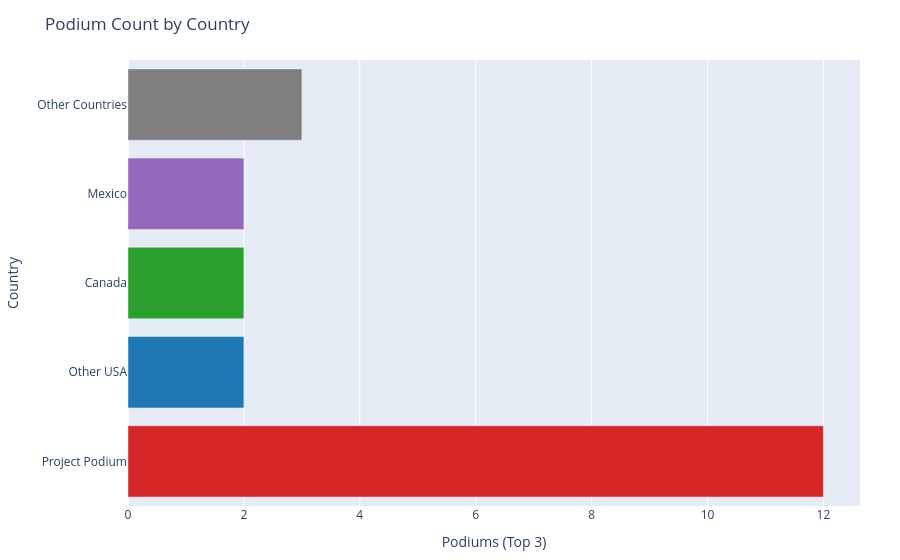
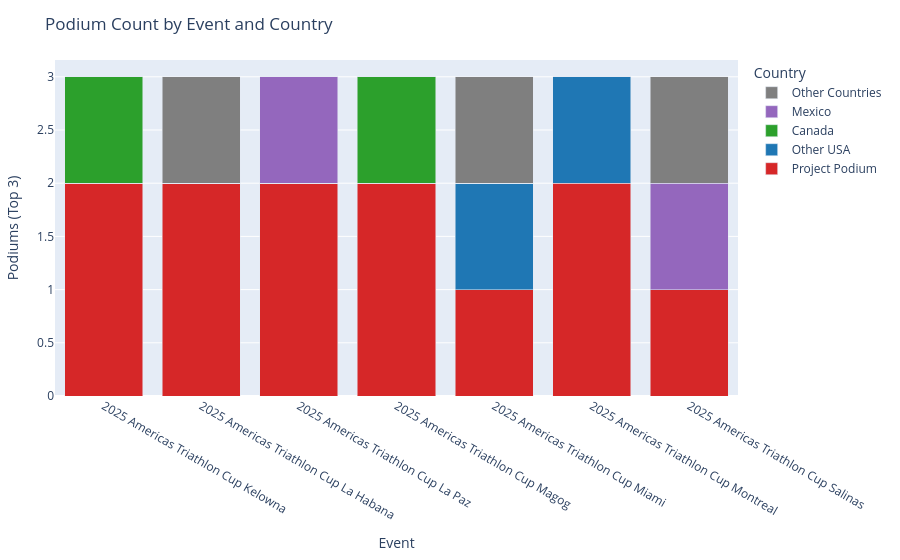

Notebook code for these charts, in order:
### Code cell
# Section 9b: Interactive charts with tooltips (athlete names)
import plotly.graph_objects as go
import plotly.express as px

if not clean_df.empty:
    # Recreate podium_df with categories to ensure availability in this cell
    podium_df = clean_df.copy()
    if 'position' in podium_df.columns:
        podium_df = podium_df[podium_df['position'].notna() & (podium_df['position'] <= 3)]
    else:
        podium_df = podium_df.iloc[0:0]

    pp_set = {name.title() for name in pp_athletes}

    def categorize(row):
        name = str(row.get('athlete_name','')).title()
        country = str(row.get('country_norm','')).upper()
        if name in pp_set:
            return 'Project Podium'
        if country == 'USA':
            return 'Other USA'
        if country == 'CAN':
            return 'Canada'
        if country == 'MEX':
            return 'Mexico'
        return 'Other Countries'

    podium_df['category'] = podium_df.apply(categorize, axis=1)

    order = ['Project Podium','Other USA','Canada','Mexico','Other Countries']
    color_map = {
        'Project Podium': '#d62728',  # red
        'Other USA': '#1f77b4',       # blue
        'Canada': '#2ca02c',          # green
        'Mexico': '#9467bd',          # purple
        'Other Countries': '#7f7f7f'  # gray
    }

    # Overall tooltips: names per category
    overall_names = (
        podium_df.groupby('category')['athlete_name']
        .apply(lambda s: ', '.join(sorted(set(s.dropna()))))
        .reindex(order)
        .fillna('')
    )
    overall_counts = (
        podium_df.groupby('category')['athlete_name']
        .count()
        .reindex(order)
        .fillna(0)
        .astype(int)
    )

    fig_overall = go.Figure(
        go.Bar(
            x=overall_counts.values,
            y=order,
            orientation='h',
            marker_color=[color_map[c] for c in order],
            customdata=overall_names.values,
            hovertemplate='<b>%{y}</b><br>Podiums: %{x}<br>Names: %{customdata}<extra></extra>'
        )
    )
    fig_overall.update_layout(
        title='Podium Count by Country',
        xaxis_title='Podiums (Top 3)',
        yaxis_title='Country',
        margin=dict(l=120, r=40, t=60, b=40)
    )

    # Per-event tooltips: names per event+category
    if 'event_name' in podium_df.columns:
        names_by_event_cat = (
            podium_df.groupby(['event_name','category'])['athlete_name']
            .apply(lambda s: ', '.join(sorted(set(s.dropna()))))
            .reset_index(name='names')
        )
        counts_by_event = (
            podium_df.pivot_table(index='event_name', columns='category', values='athlete_name', aggfunc='count', fill_value=0)
            .reindex(columns=order, fill_value=0)
        )
        events = counts_by_event.index.tolist()

        fig_event = go.Figure()
        for cat in order:
            y_vals = counts_by_event[cat].values
            # Build hover text per event for this category
            names_map = dict(zip(
                names_by_event_cat.query('category == @cat')['event_name'],
                names_by_event_cat.query('category == @cat')['names']
            ))
            hover_text = [names_map.get(ev, '') for ev in events]

            fig_event.add_bar(
                x=events,
                y=y_vals,
                name=cat,
                marker_color=color_map.get(cat, '#1f77b4'),
                customdata=hover_text,
                hovertemplate='<b>%{x}</b><br>Country: '+cat+'<br>Podiums: %{y}<br>Names: %{customdata}<extra></extra>'
            )
        fig_event.update_layout(
            barmode='stack',
            title='Podium Count by Event and Country',
            xaxis_title='Event',
            yaxis_title='Podiums (Top 3)',
            legend_title='Country',
            margin=dict(l=40, r=40, t=60, b=120)
        )

    # Display in notebook
    fig_overall.show()
    if 'event_name' in podium_df.columns:
        fig_event.show()

    # Save interactive HTML versions for sharing
    html_overall = pp_dir / 'podium_overall.html'
    html_by_event = pp_dir / 'podium_by_event.html'
    fig_overall.write_html(str(html_overall), include_plotlyjs='cdn')
    if 'event_name' in podium_df.columns:
        fig_event.write_html(str(html_by_event), include_plotlyjs='cdn')
    print(f'Saved interactive charts: {html_overall} and {html_by_event if "event_name" in podium_df.columns else "(by-event not available)"}')

### Figure 1 — Plotly figure (JSON) as saved in the notebook; plotly's stock layout.template omitted (floating-point values rounded to 4 significant figures)
{"data": [{"customdata": ["Blake Bullard, Braxton Legg, Keller Norland, Luke Anthony, Mathis Beaulieu, Porter Middaugh, Reese Vannerson, Sullivan Middaugh", "Darr Smith, Morgan Pearson", "Liam Donnelly, Martin Sobey", "Erik Yamir Ramos Croda, Osvaldo Darell Zuñiga Fierro", "Alejandro Rodriguez Diez, Gabriel Terán Carvajal, Igor Dupuis"], "hovertemplate": "<b>%{y}</b><br>Podiums: %{x}<br>Names: %{customdata}<extra></extra>", "marker": {"color": ["#d62728", "#1f77b4", "#2ca02c", "#9467bd", "#7f7f7f"]}, "orientation": "h", "type": "bar", "x": [12, 2, 2, 2, 3], "y": ["Project Podium", "Other USA", "Canada", "Mexico", "Other Countries"]}], "layout": {"margin": {"b": 40, "l": 120, "r": 40, "t": 60}, "title": {"text": "Podium Count by Country"}, "xaxis": {"title": {"text": "Podiums (Top 3)"}}, "yaxis": {"title": {"text": "Country"}}}}

### Figure 2 — Plotly figure (JSON) as saved in the notebook; plotly's stock layout.template omitted (floating-point values rounded to 4 significant figures)
{"data": [{"customdata": ["Keller Norland, Reese Vannerson", "Blake Bullard, Braxton Legg", "Reese Vannerson, Sullivan Middaugh", "Braxton Legg, Porter Middaugh", "Reese Vannerson", "Braxton Legg, Mathis Beaulieu", "Luke Anthony"], "hovertemplate": "<b>%{x}</b><br>Country: Project Podium<br>Podiums: %{y}<br>Names: %{customdata}<extra></extra>", "marker": {"color": "#d62728"}, "name": "Project Podium", "type": "bar", "x": ["2025 Americas Triathlon Cup Kelowna", "2025 Americas Triathlon Cup La Habana", "2025 Americas Triathlon Cup La Paz", "2025 Americas Triathlon Cup Magog", "2025 Americas Triathlon Cup Miami", "2025 Americas Triathlon Cup Montreal", "2025 Americas Triathlon Cup Salinas"], "y": [2, 2, 2, 2, 1, 2, 1]}, {"customdata": ["", "", "", "", "Darr Smith", "Morgan Pearson", ""], "hovertemplate": "<b>%{x}</b><br>Country: Other USA<br>Podiums: %{y}<br>Names: %{customdata}<extra></extra>", "marker": {"color": "#1f77b4"}, "name": "Other USA", "type": "bar", "x": ["2025 Americas Triathlon Cup Kelowna", "2025 Americas Triathlon Cup La Habana", "2025 Americas Triathlon Cup La Paz", "2025 Americas Triathlon Cup Magog", "2025 Americas Triathlon Cup Miami", "2025 Americas Triathlon Cup Montreal", "2025 Americas Triathlon Cup Salinas"], "y": [0, 0, 0, 0, 1, 1, 0]}, {"customdata": ["Martin Sobey", "", "", "Liam Donnelly", "", "", ""], "hovertemplate": "<b>%{x}</b><br>Country: Canada<br>Podiums: %{y}<br>Names: %{customdata}<extra></extra>", "marker": {"color": "#2ca02c"}, "name": "Canada", "type": "bar", "x": ["2025 Americas Triathlon Cup Kelowna", "2025 Americas Triathlon Cup La Habana", "2025 Americas Triathlon Cup La Paz", "2025 Americas Triathlon Cup Magog", "2025 Americas Triathlon Cup Miami", "2025 Americas Triathlon Cup Montreal", "2025 Americas Triathlon Cup Salinas"], "y": [1, 0, 0, 1, 0, 0, 0]}, {"customdata": ["", "", "Osvaldo Darell Zuñiga Fierro", "", "", "", "Erik Yamir Ramos Croda"], "hovertemplate": "<b>%{x}</b><br>Country: Mexico<br>Podiums: %{y}<br>Names: %{customdata}<extra></extra>", "marker": {"color": "#9467bd"}, "name": "Mexico", "type": "bar", "x": ["2025 Americas Triathlon Cup Kelowna", "2025 Americas Triathlon Cup La Habana", "2025 Americas Triathlon Cup La Paz", "2025 Americas Triathlon Cup Magog", "2025 Americas Triathlon Cup Miami", "2025 Americas Triathlon Cup Montreal", "2025 Americas Triathlon Cup Salinas"], "y": [0, 0, 1, 0, 0, 0, 1]}, {"customdata": ["", "Alejandro Rodriguez Diez", "", "", "Igor Dupuis", "", "Gabriel Terán Carvajal"], "hovertemplate": "<b>%{x}</b><br>Country: Other Countries<br>Podiums: %{y}<br>Names: %{customdata}<extra></extra>", "marker": {"color": "#7f7f7f"}, "name": "Other Countries", "type": "bar", "x": ["2025 Americas Triathlon Cup Kelowna", "2025 Americas Triathlon Cup La Habana", "2025 Americas Triathlon Cup La Paz", "2025 Americas Triathlon Cup Magog", "2025 Americas Triathlon Cup Miami", "2025 Americas Triathlon Cup Montreal", "2025 Americas Triathlon Cup Salinas"], "y": [0, 1, 0, 0, 1, 0, 1]}], "layout": {"barmode": "stack", "legend": {"title": {"text": "Country"}}, "margin": {"b": 120, "l": 40, "r": 40, "t": 60}, "title": {"text": "Podium Count by Event and Country"}, "xaxis": {"title": {"text": "Event"}}, "yaxis": {"title": {"text": "Podiums (Top 3)"}}}}
